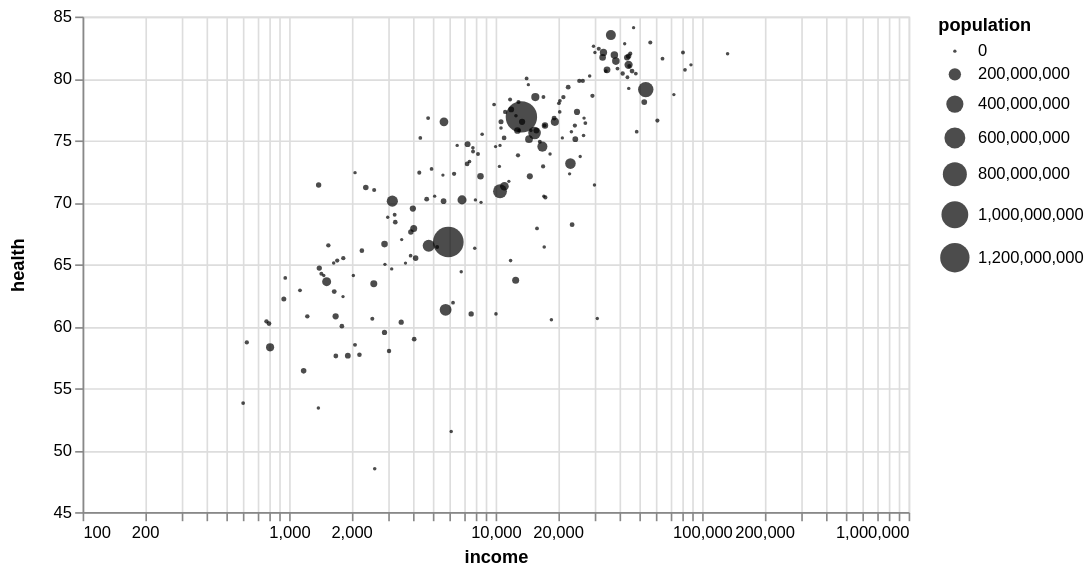

Source (Vega-Lite JSON):
### Vega-Lite specification from a JSON file in a GitHub repository (floating-point values rounded to 4 significant figures; data arrays with more than 128 entries replaced by an {"elided": "..."} marker saying what was removed)
{"$schema": "https://vega.github.io/schema/vega-lite/v4.json", "description": "A bubble plot showing the correlation between health and income for 187 countries in the world (modified from an example in Lisa Charlotte Rost's blog post 'One Chart, Twelve Charting Libraries' --http://lisacharlotterost.github.io/2016/05/17/one-chart-code/).", "width": 500, "height": 300, "data": {"values": {"elided": "187 records"}}, "selection": {"view": {"type": "interval", "bind": "scales"}}, "mark": "circle", "encoding": {"y": {"field": "health", "type": "quantitative", "scale": {"zero": false}, "axis": {"minExtent": 30}}, "x": {"field": "income", "scale": {"type": "log"}}, "size": {"field": "population", "type": "quantitative"}, "color": {"value": "#000"}}}
